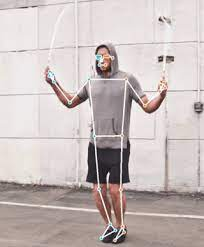
#> input picture Examples/BodyDetect/body.jpg, 204 x 247 px, given in place of the camera
$ python UsingFaceFeature.py
#> lines starting #> are read from the running program, lines starting #| are printed output that depends on the picture; after the words box and inside, x2 and y2 are one past the last pixel; in counts of white or black regions, pixels touching at a corner belong together
import cv2
import numpy as np
import math


def findMaxContour(contours):
    max_i = 0
    max_area = 0
    for i in range(len(contours)):
        area_face = cv2.contourArea(contours[i])

        if max_area < area_face:
            max_area = area_face
            max_i = i
        try:
            c = contours[max_i]
        except:
            contours = [0]
            c = contours[0]
        return c


cap = cv2.VideoCapture(0)

while 1:
    ret, frame = cap.read()
#> frame is the input picture: shape (247, 204, 3); mean B, G, R 188, 189.2, 200.2
    frame = cv2.flip(frame, 1)
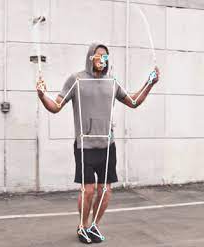
#> frame: shape (247, 204, 3); mean B, G, R 188, 189.2, 200.2

    roi = frame[50:250, 200:400]  # frame[y1:y2,x1:x2]
    cv2.rectangle(frame, (200, 50), (400, 250), (0, 0, 255), 0)
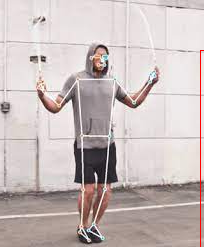
#> frame: shape (247, 204, 3); 0.4% of pixels changed, all inside (x1, y1, x2, y2) = (200, 50, 204, 247)

    hsv = cv2.cvtColor(roi, cv2.COLOR_BGR2HSV)
    lower_color = np.array([0, 45, 79], dtype=np.uint8)
    upper_color = np.array([17, 255, 255], dtype=np.uint8)

    mask = cv2.inRange(hsv, lower_color, upper_color)
#> mask = 197 rows, first 6: [255, 255, 255, 255], [255, 0, 0, 0], [255, 0, 0, 0], [255, 0, 0, 0], [255, 0, 0, 0], [255, 0, 0, 0]

    kernel = np.ones((3, 3), np.uint8)
    mask = cv2.dilate(mask, kernel, iterations=1)
#> mask = 197 rows, first 6: [255, 255, 255, 255], [255, 255, 255, 255], [255, 255, 0, 0], [255, 255, 0, 0], [255, 255, 0, 0], [255, 255, 0, 0]
    mask = cv2.medianBlur(mask, 15)
#> mask = 197 rows, first 6: [255, 255, 255, 255], [255, 255, 255, 255], [255, 255, 255, 255], [255, 255, 255, 255], [255, 255, 255, 255], [255, 255, 255, 255]

    contours, _ = cv2.findContours(mask, cv2.RETR_TREE, cv2.CHAIN_APPROX_SIMPLE)
#> contours = 1 item
#> the loop in findMaxContour, `for i in range(len(contours)):` made 1 pass
#> (area_face, max_area, max_i) on pass 1: (211, 211, 0)
#> after the loop in findMaxContour, `for i in range(len(contours)):`: max_area = 211; max_i = 0

    if len(contours) > 0:

        c = findMaxContour(contours)
#> c = [[0, 0], [0, 196], [1, 196], [1, 9], [2, 8], [2, 7], [3, 6], [3, 0]]

        extLeft = tuple(c[c[:, :, 0].argmin()][0])
#> extLeft = (0, 0)
        extRight = tuple(c[c[:, :, 0].argmax()][0])
#> extRight = (3, 6)
        extTop = tuple(c[c[:, :, 1].argmin()][0])
#> extTop = (0, 0)
        extBot = tuple(c[c[:, :, 1].argmax()][0])
#> extBot = (0, 196)

        cv2.circle(roi, extLeft, 5, (0, 255, 0), 2)
        cv2.circle(roi, extRight, 5, (0, 255, 0), 2)
        cv2.circle(roi, extTop, 5, (0, 255, 0), 2)
        cv2.circle(roi, extBot, 5, (0, 255, 0), 2)

        cv2.line(roi, extLeft, extTop, (255, 0, 0), 2)
        cv2.line(roi, extTop, extRight, (255, 0, 0), 2)
        cv2.line(roi, extRight, extBot, (255, 0, 0), 2)
        cv2.line(roi, extBot, extLeft, (255, 0, 0), 2)

        a = math.sqrt((extRight[0] - extTop[0]) ** 2 + (extRight[1] - extTop[1]) ** 2)
#> a = 6.71
        b = math.sqrt((extBot[0] - extRight[0]) ** 2 + (extBot[1] - extRight[1]) ** 2)
#> b = 190
        c = math.sqrt((extBot[0] - extTop[0]) ** 2 + (extBot[1] - extTop[1]) ** 2)
#> c = 196

        try:
            angle_ab = int(math.acos((a ** 2 + b ** 2 - c ** 2) / (2 * b * c)) * 57)
#> angle_ab = 91
            cv2.putText(roi, str(angle_ab), (extRight[0] - 100 + 50, extRight[1]), cv2.FONT_HERSHEY_SIMPLEX, 1,
                        (0, 0, 255), 2, cv2.LINE_AA)
        except:
            cv2.putText(roi, " ? ", (extRight[0] - 100 + 50, extRight[1]), cv2.FONT_HERSHEY_SIMPLEX, 1, (0, 0, 255), 2,
                        cv2.LINE_AA)

    cv2.imshow("frame", frame)
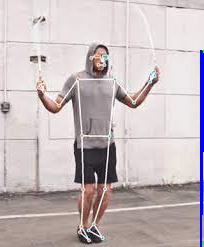
#> window 'frame': shape (247, 204, 3); mean B, G, R 188.7, 186.5, 197.4
    cv2.imshow("roi", roi)
    cv2.imshow("mask", mask)

    if cv2.waitKey(5) & 0xFF == ord('q'):
#> (key q is pressed here)
        break

cap.release()
cv2.destroyAllWindows()
